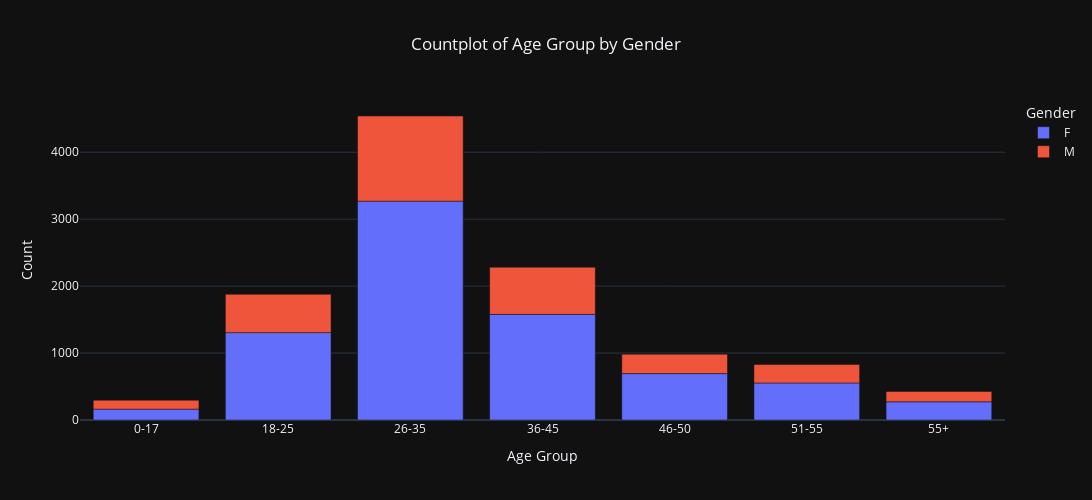

Notebook source saved alongside this figure:
### Code cell
counts = data.groupby(['Age Group', 'Gender']).size().reset_index(name='count')

# Create the countplot
fig = px.bar(counts,
             x='Age Group',
             y='count',
             color='Gender',
             title='Countplot of Age Group by Gender')
fig.update_layout(title_x=0.5,
                  height=500,
                  width=1150,
                  template='plotly_dark',
                  xaxis_title='Age Group',
                  yaxis_title='Count',
                  legend_title='Gender')
# Display the plot
fig.show()

### Figure 1 — Plotly figure (JSON) as saved in the notebook; plotly's stock layout.template omitted (floating-point values rounded to 4 significant figures)
{"data": [{"alignmentgroup": "True", "hovertemplate": "Gender=F<br>Age Group=%{x}<br>count=%{y}<extra></extra>", "legendgroup": "F", "marker": {"color": "#636efa", "pattern": {"shape": ""}}, "name": "F", "offsetgroup": "F", "orientation": "v", "showlegend": true, "textposition": "auto", "type": "bar", "x": ["0-17", "18-25", "26-35", "36-45", "46-50", "51-55", "55+"], "xaxis": "x", "y": [162, 1305, 3269, 1578, 693, 553, 272], "yaxis": "y"}, {"alignmentgroup": "True", "hovertemplate": "Gender=M<br>Age Group=%{x}<br>count=%{y}<extra></extra>", "legendgroup": "M", "marker": {"color": "#EF553B", "pattern": {"shape": ""}}, "name": "M", "offsetgroup": "M", "orientation": "v", "showlegend": true, "textposition": "auto", "type": "bar", "x": ["0-17", "18-25", "26-35", "36-45", "46-50", "51-55", "55+"], "xaxis": "x", "y": [134, 574, 1272, 705, 290, 277, 155], "yaxis": "y"}], "layout": {"barmode": "relative", "height": 500, "legend": {"title": {"text": "Gender"}, "tracegroupgap": 0}, "title": {"text": "Countplot of Age Group by Gender", "x": 0.5}, "width": 1150, "xaxis": {"anchor": "y", "domain": [0, 1], "title": {"text": "Age Group"}}, "yaxis": {"anchor": "x", "domain": [0, 1], "title": {"text": "Count"}}}}
